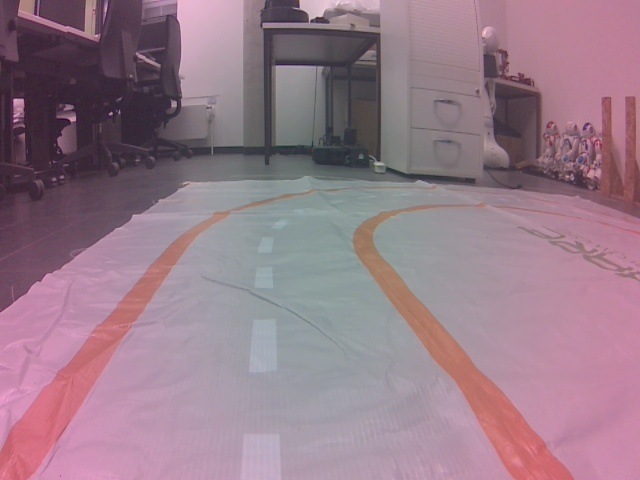
#> input picture road_000.jpg, 640 x 480 px
$ python -i enhance_real_to_sim.py   (imports and definitions only)
#> lines starting #> are read from the running program, lines starting #| are printed output that depends on the picture; after the words box and inside, x2 and y2 are one past the last pixel; in counts of white or black regions, pixels touching at a corner belong together
#!/usr/bin/env python3
"""
Real-to-Sim Image Enhancement Script

将实际摄像头图像增强为与模拟环境图像更接近的风格。

主要处理:
1. 去除粉红/红色色偏 (白平衡校正)
2. 增强车道线颜色饱和度
3. 调整亮度和对比度
4. 修正镜头暗角
5. 可选的几何畸变校正

Usage:
    python enhance_real_to_sim.py --input real_road_data/pic0.jpg --output enhanced_output.jpg
    python enhance_real_to_sim.py --input real_road_data/ --output enhanced_output/ --batch
    python enhance_real_to_sim.py --interactive  # 交互式调参模式
"""

import argparse
import os
from pathlib import Path
from typing import Dict, Optional, Tuple

import cv2
import numpy as np


class RealToSimEnhancer:
    """Real-to-Sim image enhancement class."""

    def __init__(
        self,
        # 白平衡参数 - 减少红色/粉色色偏，保持自然色调
        wb_red_gain: float = 0.92,      # 红色通道增益 (<1 减少红色)
        wb_green_gain: float = 0.98,    # 绿色通道增益
        wb_blue_gain: float = 0.95,     # 蓝色通道增益

        # 径向颜色校正参数 - 解决边缘偏粉、中心正常的问题
        # 公式: gain = 1 / (1 + coef_r2 * r^2 + coef_r4 * r^4), r是归一化距离[0,1]
        radial_color_correction: bool = True,
        radial_red_coef_r2: float = 0.35,    # 红色r^2系数 (正值=边缘减少红色)
        radial_red_coef_r4: float = 0.25,    # 红色r^4系数 (正值=角落更强校正)
        radial_green_coef_r2: float = 0.0,   # 绿色r^2系数
        radial_green_coef_r4: float = 0.0,   # 绿色r^4系数
        radial_blue_coef_r2: float = -0.1,   # 蓝色r^2系数 (负值=边缘略增加蓝色)
        radial_blue_coef_r4: float = 0.0,    # 蓝色r^4系数

        # 色相/饱和度参数
        saturation_boost: float = 1.15,   # 整体饱和度增强 (保守)
        orange_saturation_boost: float = 1.5,  # 橙色车道线饱和度额外增强

        # 亮度/对比度参数
        brightness_offset: float = 12.0,  # 亮度偏移 (正值增亮)
        contrast_factor: float = 1.15,    # 对比度因子 (>1 增加对比度)
        gamma: float = 0.93,              # Gamma校正 (<1 提亮阴影，不要太激进)

        # 镜头暗角校正参数
        vignette_correction: bool = True,
        vignette_strength: float = 0.35,  # 暗角校正强度 (适中)

        # 色彩偏移校正 (Lab空间) - 全局色调微调
        lab_a_offset: float = -3.0,       # a通道偏移 (减少红/粉)
        lab_b_offset: float = 2.0,        # b通道偏移 (轻微增加暖黄色调)
    ):
        self.wb_red_gain = wb_red_gain
        self.wb_green_gain = wb_green_gain
        self.wb_blue_gain = wb_blue_gain

        # 径向颜色校正参数
        self.radial_color_correction = radial_color_correction
        self.radial_red_coef_r2 = radial_red_coef_r2
        self.radial_red_coef_r4 = radial_red_coef_r4
        self.radial_green_coef_r2 = radial_green_coef_r2
        self.radial_green_coef_r4 = radial_green_coef_r4
        self.radial_blue_coef_r2 = radial_blue_coef_r2
        self.radial_blue_coef_r4 = radial_blue_coef_r4

        self.saturation_boost = saturation_boost
        self.orange_saturation_boost = orange_saturation_boost

        self.brightness_offset = brightness_offset
        self.contrast_factor = contrast_factor
        self.gamma = gamma

        self.vignette_correction = vignette_correction
        self.vignette_strength = vignette_strength

        self.lab_a_offset = lab_a_offset
        self.lab_b_offset = lab_b_offset

        # 缓存
        self._vignette_map_cache: Dict[Tuple[int, int], np.ndarray] = {}
        self._radius_map_cache: Dict[Tuple[int, int], Tuple[np.ndarray, np.ndarray]] = {}

    def _build_vignette_correction_map(self, h: int, w: int) -> np.ndarray:
        """构建暗角校正map (中心亮边缘暗的反向)."""
        cache_key = (h, w)
        if cache_key in self._vignette_map_cache:
            return self._vignette_map_cache[cache_key]

        cx, cy = w / 2.0, h / 2.0
        y, x = np.ogrid[:h, :w]

        # 计算到中心的归一化距离
        dist = np.sqrt((x - cx) ** 2 + (y - cy) ** 2)
        max_dist = np.sqrt(cx ** 2 + cy ** 2)
        dist_norm = dist / max_dist  # [0, 1]

        # 使用二次函数创建增益曲线 (边缘增益更大)
        # gain = 1 + strength * r^2
        gain = 1.0 + self.vignette_strength * (dist_norm ** 2)
        gain = gain.astype(np.float32)

        self._vignette_map_cache[cache_key] = gain
        return gain

    def _build_radius_maps(self, h: int, w: int) -> Tuple[np.ndarray, np.ndarray]:
        """构建归一化半径的r^2和r^4 maps，用于径向颜色校正."""
        cache_key = (h, w)
        if cache_key in self._radius_map_cache:
            return self._radius_map_cache[cache_key]

        cx = (w - 1) / 2.0
        cy = (h - 1) / 2.0

        ys, xs = np.indices((h, w), dtype=np.float32)
        x = xs - cx
        y = ys - cy
        r2 = x * x + y * y

        # 归一化到[0, 1]，基于图像对角线距离
        max_r2 = cx * cx + cy * cy
        r2_norm = r2 / max_r2
        r4_norm = r2_norm * r2_norm

        self._radius_map_cache[cache_key] = (r2_norm, r4_norm)
        return r2_norm, r4_norm

    def apply_radial_color_correction(self, img_bgr: np.ndarray) -> np.ndarray:
        """
        应用径向颜色校正 - 解决边缘偏粉、中心正常的镜头色差问题.

        原理: 对每个颜色通道应用基于距离的增益
        gain = 1 / (1 + coef_r2 * r^2 + coef_r4 * r^4)

        - 正系数: 边缘减少该颜色 (适用于边缘偏红/粉的情况)
        - 负系数: 边缘增加该颜色
        - 中心(r=0): gain = 1, 保持原色
        - 边缘(r=1): gain 由系数决定
        """
        if not self.radial_color_correction:
            return img_bgr

        h, w = img_bgr.shape[:2]
        r2, r4 = self._build_radius_maps(h, w)

        # 计算每个通道的增益
        # 红色通道增益 (降低边缘红色)
        gain_r = 1.0 / (1.0 + self.radial_red_coef_r2 * r2 + self.radial_red_coef_r4 * r4)
        # 绿色通道增益
        gain_g = 1.0 / (1.0 + self.radial_green_coef_r2 * r2 + self.radial_green_coef_r4 * r4)
        # 蓝色通道增益 (可能需要在边缘增加一点蓝色来中和粉色)
        gain_b = 1.0 / (1.0 + self.radial_blue_coef_r2 * r2 + self.radial_blue_coef_r4 * r4)

        # 限制增益范围，避免极端值
        gain_r = np.clip(gain_r, 0.3, 3.0)
        gain_g = np.clip(gain_g, 0.3, 3.0)
        gain_b = np.clip(gain_b, 0.3, 3.0)

        # 应用增益
        img_f = img_bgr.astype(np.float32)
        b_ch, g_ch, r_ch = cv2.split(img_f)

        r_corr = np.clip(r_ch * gain_r, 0, 255)
        g_corr = np.clip(g_ch * gain_g, 0, 255)
        b_corr = np.clip(b_ch * gain_b, 0, 255)

        corrected = cv2.merge([b_corr, g_corr, r_corr])
        return corrected.astype(np.uint8)

    def apply_white_balance(self, img_bgr: np.ndarray) -> np.ndarray:
        """应用白平衡校正 - 减少粉红色偏."""
        img_f = img_bgr.astype(np.float32)

        # BGR顺序
        img_f[:, :, 0] *= self.wb_blue_gain   # B
        img_f[:, :, 1] *= self.wb_green_gain  # G
        img_f[:, :, 2] *= self.wb_red_gain    # R

        return np.clip(img_f, 0, 255).astype(np.uint8)

    def apply_lab_color_correction(self, img_bgr: np.ndarray) -> np.ndarray:
        """在Lab色彩空间中校正色偏."""
        lab = cv2.cvtColor(img_bgr, cv2.COLOR_BGR2Lab).astype(np.float32)

        # L: 亮度 [0, 255]
        # a: 绿-红 [-128, 127] (映射到0-255)
        # b: 蓝-黄 [-128, 127] (映射到0-255)

        lab[:, :, 1] = np.clip(lab[:, :, 1] + self.lab_a_offset, 0, 255)  # a通道
        lab[:, :, 2] = np.clip(lab[:, :, 2] + self.lab_b_offset, 0, 255)  # b通道

        return cv2.cvtColor(lab.astype(np.uint8), cv2.COLOR_Lab2BGR)

    def apply_saturation_boost(self, img_bgr: np.ndarray) -> np.ndarray:
        """增强饱和度,特别是橙色车道线."""
        hsv = cv2.cvtColor(img_bgr, cv2.COLOR_BGR2HSV).astype(np.float32)

        # 整体饱和度增强
        hsv[:, :, 1] *= self.saturation_boost

        # 针对橙色区域额外增强 (H: 10-25 范围)
        h_channel = hsv[:, :, 0]
        orange_mask = ((h_channel >= 8) & (h_channel <= 25)).astype(np.float32)

        # 对橙色区域额外增强饱和度
        extra_boost = (self.orange_saturation_boost - 1.0) * self.saturation_boost
        hsv[:, :, 1] += orange_mask * hsv[:, :, 1] * extra_boost

        hsv[:, :, 1] = np.clip(hsv[:, :, 1], 0, 255)

        return cv2.cvtColor(hsv.astype(np.uint8), cv2.COLOR_HSV2BGR)

    def apply_brightness_contrast(self, img_bgr: np.ndarray) -> np.ndarray:
        """调整亮度和对比度."""
        img_f = img_bgr.astype(np.float32)

        # 对比度: 以128为中心缩放
        img_f = (img_f - 128.0) * self.contrast_factor + 128.0

        # 亮度偏移
        img_f += self.brightness_offset

        return np.clip(img_f, 0, 255).astype(np.uint8)

    def apply_gamma_correction(self, img_bgr: np.ndarray) -> np.ndarray:
        """应用Gamma校正."""
        if abs(self.gamma - 1.0) < 0.01:
            return img_bgr

        # 创建查找表
        inv_gamma = 1.0 / self.gamma
        table = np.array([((i / 255.0) ** inv_gamma) * 255
                          for i in range(256)]).astype(np.uint8)

        return cv2.LUT(img_bgr, table)

    def apply_vignette_correction(self, img_bgr: np.ndarray) -> np.ndarray:
        """校正镜头暗角 (边缘提亮)."""
        if not self.vignette_correction:
            return img_bgr

        h, w = img_bgr.shape[:2]
        gain_map = self._build_vignette_correction_map(h, w)

        img_f = img_bgr.astype(np.float32)

        # 对每个通道应用增益
        for c in range(3):
            img_f[:, :, c] *= gain_map

        return np.clip(img_f, 0, 255).astype(np.uint8)

    def enhance(self, img_bgr: np.ndarray) -> np.ndarray:
        """
        完整的图像增强流程.

        处理顺序:
        1. 径向颜色校正 (解决边缘偏粉、中心正常的镜头色差)
        2. 暗角校正 (先处理亮度不均)
        3. 白平衡校正 (RGB通道增益 - 全局微调)
        4. Lab色彩空间校正 (精细色偏调整)
        5. 饱和度增强 (突出车道线)
        6. 亮度/对比度调整
        7. Gamma校正

        Args:
            img_bgr: 输入BGR图像 (uint8)

        Returns:
            增强后的BGR图像 (uint8)
        """
        result = img_bgr.copy()

        # 1. 径向颜色校正 (关键步骤: 解决边缘偏粉的问题)
        result = self.apply_radial_color_correction(result)

        # 2. 暗角校正
        result = self.apply_vignette_correction(result)

        # 3. 白平衡 (全局微调)
        result = self.apply_white_balance(result)

        # 4. Lab色彩空间校正
        result = self.apply_lab_color_correction(result)

        # 5. 饱和度增强
        result = self.apply_saturation_boost(result)

        # 6. 亮度/对比度
        result = self.apply_brightness_contrast(result)

        # 7. Gamma校正
        result = self.apply_gamma_correction(result)

        return result


# [362 lines left out: functions apply_geometric_undistort, create_comparison_image, interactive_tuning, process_single_image, process_batch, parse_args and 1 more, not called in this run]


# [2 lines not run here, left out]

>>> import cv2
>>> picture = cv2.imread('road_000.jpg')
#> picture is the input picture: shape (480, 640, 3); mean B, G, R 137, 123.2, 150.5
>>> result = RealToSimEnhancer().enhance(picture)
#> in apply_radial_color_correction, `b_ch, g_ch, r_ch = cv2.split(img_f)`:
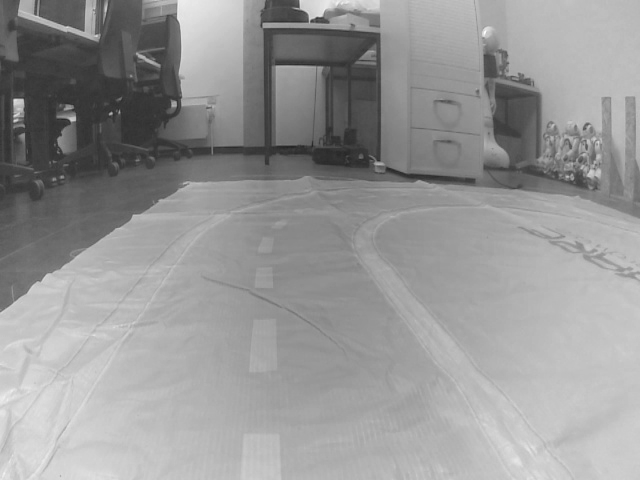
#> r_ch: shape (480, 640) float32; min 34, max 255, mean 150.5
#> after the loop in apply_vignette_correction, `for c in range(3):`:
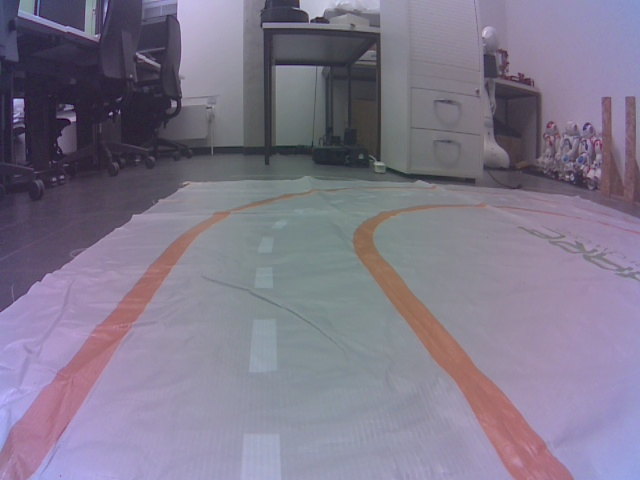
#> img_f: shape (480, 640, 3) float32; mean B, G, R 157.7, 136.8, 144.9; drawn with min black and max white
#> in apply_lab_color_correction, `lab = cv2.cvtColor(img_bgr, cv2.COLOR_BGR2Lab).astype(np.float32)`:
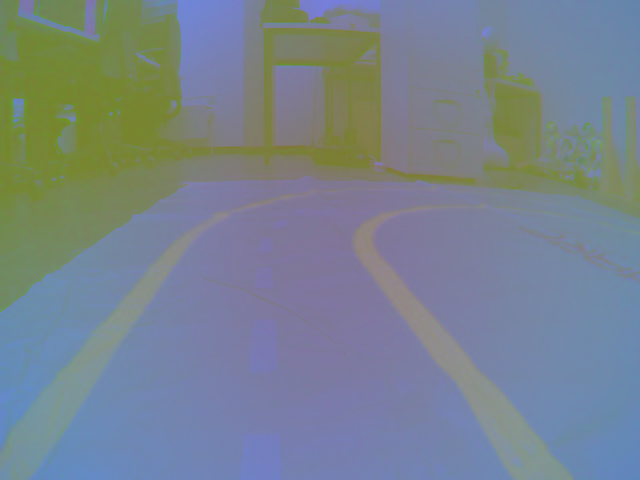
#> lab: shape (480, 640, 3) float32; mean B, G, R 141.9, 131.3, 119.6
#> in apply_saturation_boost, `h_channel = hsv[:, :, 0]`:
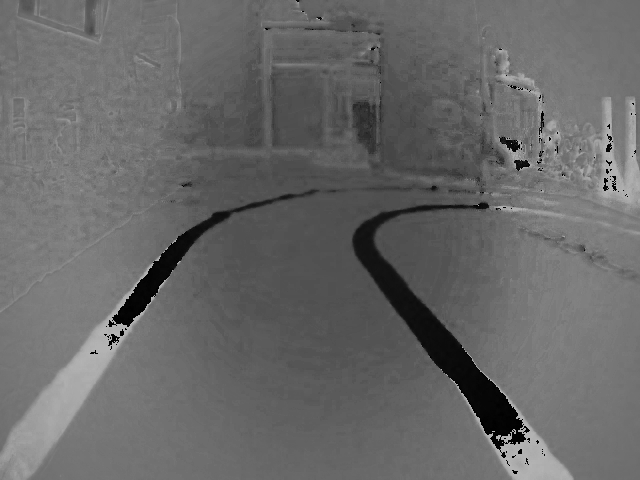
#> h_channel: shape (480, 640) float32; min 0, max 179, mean 104.1
#> in apply_saturation_boost, `orange_mask = ((h_channel >= 8) & (h_channel <= 25)).astype(np.float32)`:
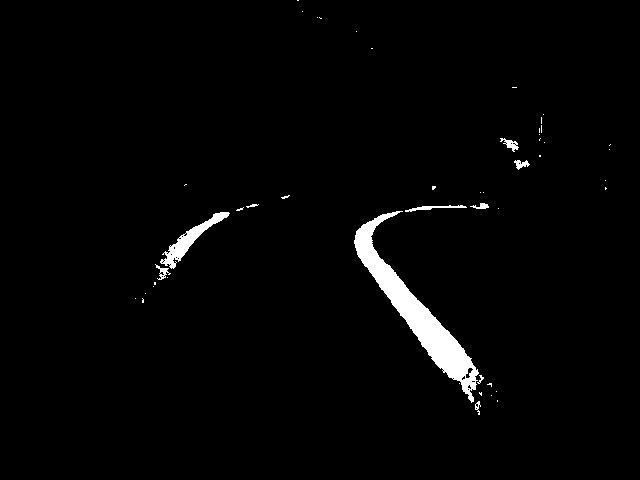
#> orange_mask: shape (480, 640) float32; values 0 (black) and 1 (white), 2.1% white; 48 white regions (38 under 20 px), largest, box (x1, y1, x2, y2) and area: (354, 211, 479, 403) 4777, (160, 212, 230, 269) 887, (405, 205, 467, 212) 159
#> in apply_saturation_boost, `hsv[:, :, 1] += orange_mask * hsv[:, :, 1] * extra_boost`:
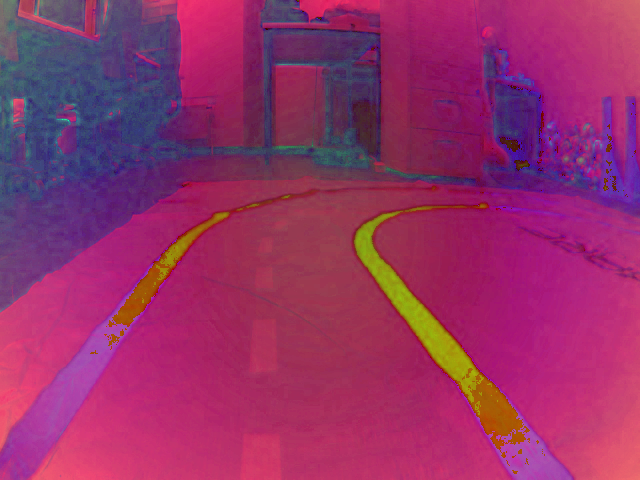
#> hsv: shape (480, 640, 3) float32; mean B, G, R 104.1, 48.7, 149
#> in apply_brightness_contrast, `img_f = (img_f - 128.0) * self.contrast_factor + 128.0`:
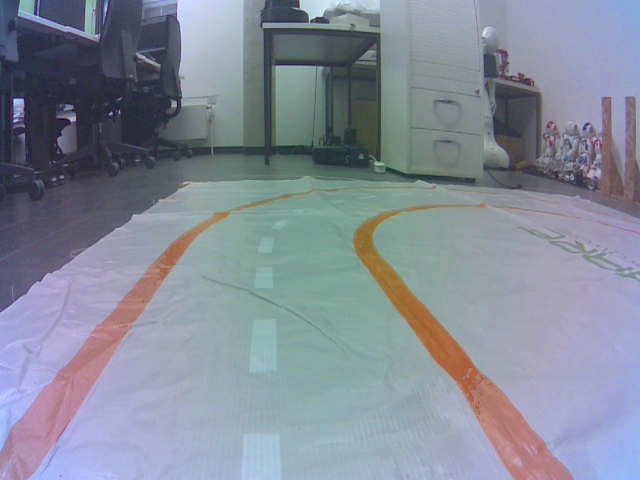
#> img_f: shape (480, 640, 3) float32; mean B, G, R 146.7, 132.6, 124.9; drawn with min black and max white
